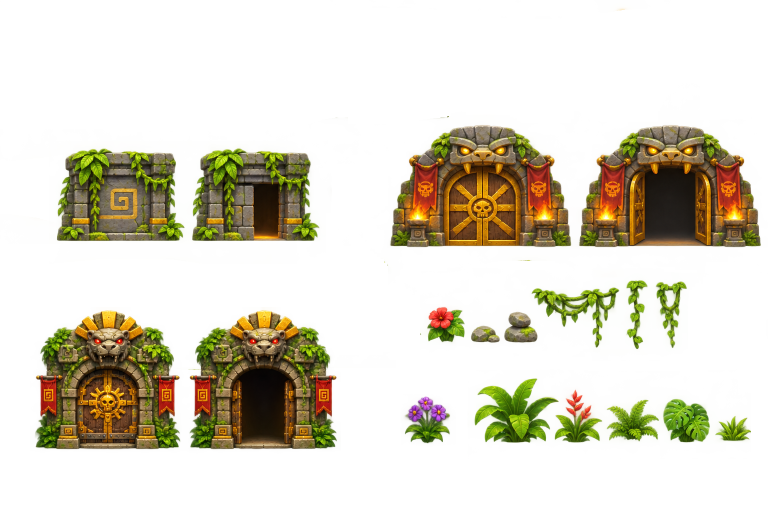
#> input picture assets/kaynak/nesne3.png, 1536 x 1024 px (shown at 1/2 size)
$ python nesne3Kes.py
#> lines starting #> are read from the running program, lines starting #| are printed output that depends on the picture; after the words box and inside, x2 and y2 are one past the last pixel; in counts of white or black regions, pixels touching at a corner belong together
# v1.37: assets/kaynak/nesne3.png (gizli bonus kapısı, 1. ve 2. bölüm patron kapıları, süs bitkileri / kayalar / sarmaşıklar)
# → assets/nesne/<ad>.png ve js/veri/assetlar.js → ASSETLER.nesne3 {ad: {w, h, ox}} (nesne2 ile aynı biçim; nesneKoy ikisini de okur)
# Çalıştırma: python3 araclar/nesne3Kes.py
# v1.39: süsler kaynak boyutunda kesilir (en büyük kenar 0); ardından araclar/susBuyut.py 4× yapay zekâ büyütmesiyle oyundaki boylarına göre kaliteli üretir
import json, re, os
import numpy as np
from PIL import Image
KOK = os.path.dirname(os.path.dirname(os.path.abspath(__file__)))
im = Image.open(KOK + '/assets/kaynak/nesne3.png').convert('RGBA')
#> im is the input picture: PIL image 1536x1024 RGBA; mean R, G, B, A 198, 193.5, 165.4, 64.6
A = np.array(im)
# (x0, y0, x1, y1, adlar, en büyük kenar px): bölge içinde soldan sağa ayrılır
BOLGE = [(60, 270, 700, 510, ['gizliKapi', 'gizliKapiAcik'], 256),
         (760, 200, 1536, 520, ['patron2Kapi', 'patron2KapiAcik'], 320),
         (40, 590, 700, 920, ['patron1Kapi', 'patron1KapiAcik'], 320),
         (820, 550, 1060, 710, ['susCicek1', 'susKaya1', 'susKaya2'], 0),
         (1060, 550, 1400, 710, ['susCelenk', 'susAsma1', 'susAsma2'], 0),
         (790, 740, 1536, 920, ['susCicek2', 'susBitki1', 'susBitki2', 'susBitki3', 'susBitki4', 'susBitki5'], 0)]
ESIK = 120   # yarı saydam yeşil pus silinir
meta = {}
def seg(v, en=8):
    out, s = [], None
    for i, x in enumerate(list(v) + [0]):
        if x > 0 and s is None: s = i
        elif x <= 0 and s is not None:
            if i - s > en: out.append((s, i))
            s = None
    return out
from scipy import ndimage
def kaydet(p, ad, enbuy):
    m = p[..., 3] > 0
    ys = np.where(m.any(1))[0]; cs = np.where(m.any(0))[0]
    p = p[ys[0]:ys[-1] + 1, cs[0]:cs[-1] + 1]
    m = p[..., 3] > 0
    alt = np.where(m[-max(4, len(m) // 12):].any(0))[0]   # alt şerit: kaide / zemin teması
    ox = (alt[0] + alt[-1]) / 2 / p.shape[1]
    g = Image.fromarray(p)
    s = min(1, enbuy / max(g.size)) if enbuy else 1
    if s < 1: g = g.resize((round(g.width * s), round(g.height * s)), Image.LANCZOS)
    g.save(KOK + '/assets/nesne/' + ad + '.png', optimize=True)
    meta[ad] = {'w': g.width, 'h': g.height, 'ox': round(ox, 3)}

# Kapılar: bölge içinde sütun boşluklarıyla ayrılır
for x0, y0, x1, y1, adlar, enbuy in BOLGE:
    if enbuy == 0: continue
    band = A[y0:y1, x0:x1].copy()
    band[..., 3] = np.where(band[..., 3] < ESIK, 0, band[..., 3])
    xs = seg((band[..., 3] > 0).sum(0))
    b2 = []
    for s_, e_ in xs:
        if b2 and s_ - b2[-1][1] < 6: b2[-1] = (b2[-1][0], e_)
        else: b2.append((s_, e_))
    xs = b2
    assert len(xs) == len(adlar), (adlar, xs)
    for (sx, ex), ad in zip(xs, adlar): kaydet(band[:, sx:ex].copy(), ad, enbuy)
#> this loop made 6 passes
#> pass 1, `band = A[y0:y1, x0:x1].copy()`:
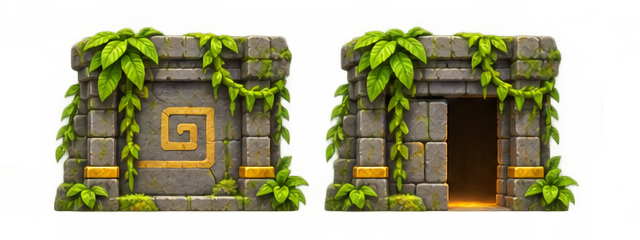
#> band: shape (240, 640, 4); mean R, G, B, A 139.7, 139.5, 85.7, 130.6; transparent parts drawn white
#> pass 1, in kaydet, `m = p[..., 3] > 0`:
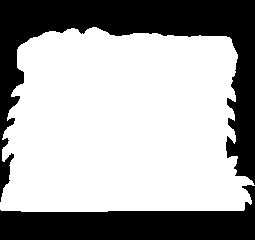
#> m: shape (240, 255) bool; 65.1% white; 2 black regions, box (x1, y1, x2, y2) and area: (0, 0, 255, 202) 13847, (0, 185, 255, 240) 7504
#> pass 1, in kaydet, `m = p[..., 3] > 0`:
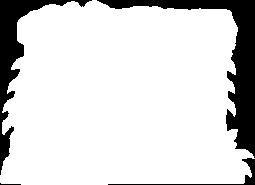
#> m: shape (185, 255) bool; 84.5% white; 4 black regions, box (x1, y1, x2, y2) and area: (97, 0, 255, 158) 4354, (0, 0, 92, 175) 2608, (108, 158, 255, 185) 342, (0, 183, 21, 185) 22
#> after the loop:
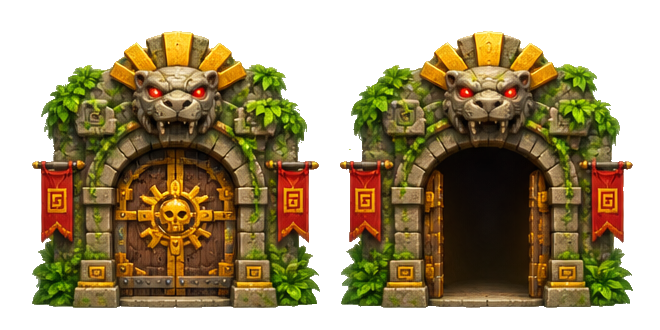
#> band: shape (330, 660, 4); mean R, G, B, A 149.6, 133.6, 93, 150.5; transparent parts drawn white

# v1.46: süsler bağlı parçalarla ayrılır (sütun sınırı nesneyi kesmesin — susKaya2 sağ kenarı kesiliyordu).
# Büyük parçalar = nesneler; küçük kopuk yaprak / kırpıntılar en yakın büyük parçaya katılır. Yarı saydam kenarlar korunur
# (yalnız çok soluk pus < 40 silinir), böylece kenarlar kesik / sert görünmez.
SUS = [(780, 540, 1536, 720, ['susCicek1', 'susKaya1', 'susKaya2', 'susCelenk', 'susAsma1', 'susAsma2']),
       (780, 730, 1536, 920, ['susCicek2', 'susBitki1', 'susBitki2', 'susBitki3', 'susBitki4', 'susBitki5'])]
for x0, y0, x1, y1, adlar in SUS:
    band = A[y0:y1, x0:x1].copy()
    band[..., 3] = np.where(band[..., 3] < 40, 0, band[..., 3])
    lab, n = ndimage.label(band[..., 3] >= ESIK)
    alan = ndimage.sum(np.ones_like(lab), lab, range(1, n + 1))
    buyuk = [i + 1 for i in np.argsort(-alan)[:len(adlar)]]
    buyuk.sort(key=lambda k: np.where(lab == k)[1].min())
    # her görünür piksel en yakın büyük parçaya
    uz = [];
    for k in buyuk: uz.append(ndimage.distance_transform_edt(lab != k))
    sahip = np.argmin(np.stack(uz), 0)
    yakin = np.min(np.stack(uz), 0) < 14
    for j, ad in enumerate(adlar):
        p = band.copy()
        p[..., 3] = np.where((sahip == j) & yakin, p[..., 3], 0)
        kaydet(p, ad, 0)
#> this loop made 2 passes
#> (n, alan) on passes 1 to 2: (8, [2428, 2991, 6448, 3876, 2909, 2, 1425, 3]), (9, [11854, 4505, 5112, 6116, 4641, 1855, 1, 1, 1])
#> pass 1, `lab, n = ndimage.label(band[..., 3] >= ESIK)`:
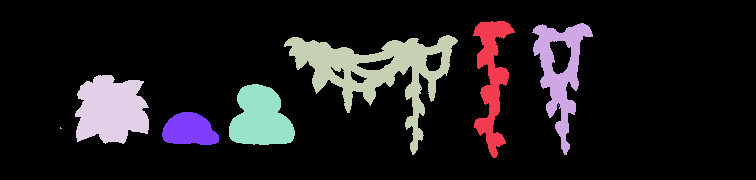
#> lab: shape (180, 756) int32; 9 distinct labels, from 0 to 8; one colour per label, 0 black
#> after the loop:
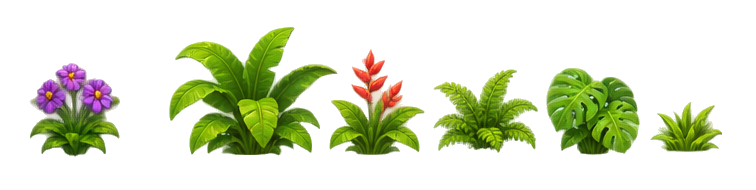
#> band: shape (190, 756, 4); mean R, G, B, A 169.6, 182.1, 123.6, 57.3; transparent parts drawn white
#> after the loop:
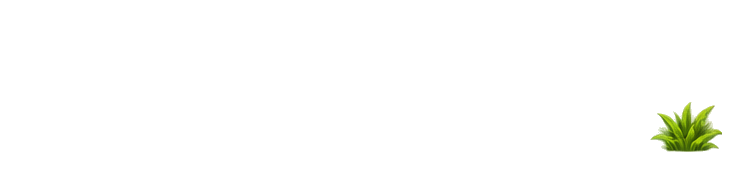
#> p: shape (190, 756, 4); mean R, G, B, A 169.6, 182.1, 123.6, 3.1; transparent parts drawn white
ap = KOK + '/js/veri/assetlar.js'
#> (the run stopped early here; a loop or call above may not have finished)

$ run again, with assets/kaynak/nesne2.png copied over assets/kaynak/nesne3.png
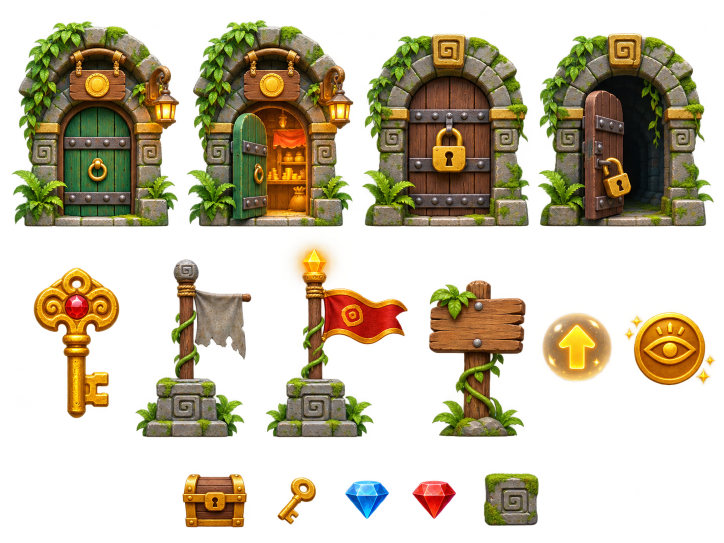
#> input picture assets/kaynak/nesne2.png, 1448 x 1086 px (shown at 1/2 size)
#> im is the input picture: PIL image 1448x1086 RGBA; mean R, G, B, A 59.3, 50.4, 21.8, 103.4
